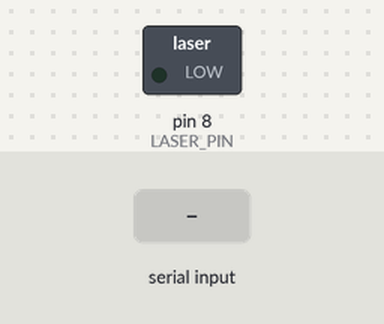
The sketch below on a simulated Arduino Uno, built with avr-gcc and run on an emulated ATmega328P. Parts: switched loads named in the sketch (green lamp = pin HIGH). Inputs (shaded band) come from the test bench. What the sketch prints to the serial monitor is not drawn.

Above: at 1.2 s.
1.3 s: "1\n" received over Serial
At 1.9 s:
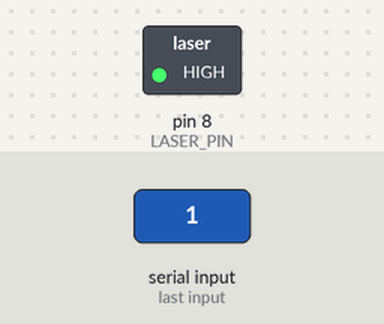
Timing chart, 0 to 10.3 s (numbered marks = the images above; inputs shaded):
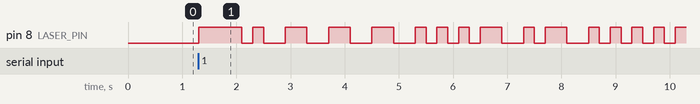

Measured:
- after the input at 1.3 s, pin 8 (LASER_PIN): LOW → HIGH at once, → LOW 0.80 s later, → HIGH 0.20 s later, → LOW 0.20 s later, … (31 changes in this stretch)

The sketch:

tx.ino
```cpp
// === RFC-UNA-2026-PULSE: EMISOR (TX) - FINAL ===
const int LASER_PIN = 8;
const uint8_t XOR_KEY  = 0x42;
const uint8_t MY_ID    = 0x1;
const uint8_t DEST_ID  = 0x2;

// Tiempos para hardware lento
const uint32_t BIT_HALF_US   = 200000UL; // 200ms
const uint32_t START_HIGH_US = 800000UL; // 800ms
const uint32_t START_OFF_US  = 200000UL; // 200ms
const uint32_t END_GUARD_US  = 500000UL;

char msgBuffer[17];
int msgLen = 0;
uint8_t seqNum = 0;

void waitUntil(uint32_t target) {
  while ((long)(micros() - target) < 0);
}

void sendHalf(bool level, uint32_t& t_next) {
  digitalWrite(LASER_PIN, level ? HIGH : LOW);
  t_next += BIT_HALF_US;
  waitUntil(t_next);
}

void sendManchesterBit(bool val, uint32_t& t_next) {
  sendHalf(val,  t_next); // Manchester: 1=H->L, 0=L->H
  sendHalf(!val, t_next);
}

void sendByteManchester(uint8_t b, uint32_t& t_next) {
  for (int i = 7; i >= 0; i--) sendManchesterBit(bitRead(b, i), t_next);
}

void sendFrame(uint8_t id_o, uint8_t id_d, uint8_t seq, const char* msg) {
  uint8_t len = strlen(msg);
  uint8_t payload[16];
  uint8_t chk = id_o ^ id_d ^ seq ^ len;

  for (int i = 0; i < len; i++) {
    payload[i] = msg[i] ^ XOR_KEY;
    chk ^= payload[i];
  }

  uint32_t t_next = micros();
  digitalWrite(LASER_PIN, HIGH);
  t_next += START_HIGH_US;
  waitUntil(t_next);

  digitalWrite(LASER_PIN, LOW);
  t_next += START_OFF_US;
  waitUntil(t_next);

  sendByteManchester(0xAA, t_next);
  sendByteManchester((id_o << 4) | id_d, t_next);
  sendByteManchester((seq << 4) | len, t_next);
  for (int i = 0; i < len; i++) sendByteManchester(payload[i], t_next);
  sendByteManchester(chk, t_next);
  sendByteManchester(0x55, t_next);

  digitalWrite(LASER_PIN, LOW);
  t_next += END_GUARD_US;
  waitUntil(t_next);
}

void setup() {
  pinMode(LASER_PIN, OUTPUT);
  digitalWrite(LASER_PIN, LOW);
  Serial.begin(9600);
  Serial.println("TX Listo. Escribe mensaje:");
}

void loop() {
  if (Serial.available()) {
    char c = Serial.read();
    if (c == '\n' || c == '\r') {
      if (msgLen > 0) {
        msgBuffer[msgLen] = '\0';
        sendFrame(MY_ID, DEST_ID, seqNum++ & 0x0F, msgBuffer);
        msgLen = 0;
        Serial.println(">> Enviado.");
      }
    } else if (msgLen < 16 && c >= 32) msgBuffer[msgLen++] = c;
  }
}
```
